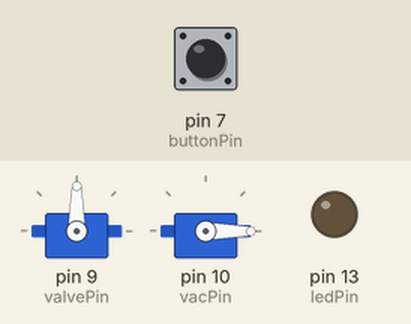
Recording of a sketch running on a simulated Arduino Uno, built with avr-gcc and run on an emulated ATmega328P. Parts: 2 × servo, output pins drawn as LEDs (lit = HIGH). Inputs (shaded band) come from the test bench; at power-on: pin 7 (buttonPin) LOW.

Above: at 1.2 s.
1.3 s: pin 7 (buttonPin) pulled HIGH for 0.15 s
At 3.7 s:
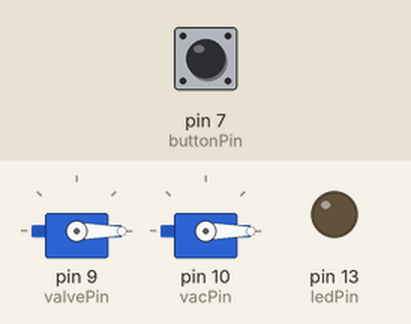
4.0 s: pin 7 (buttonPin) pulled HIGH for 1 s
At 5.0 s:
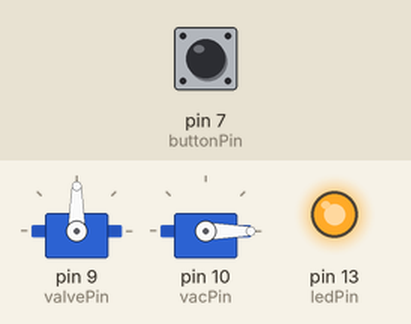
6.7 s: pin 7 (buttonPin) pulled HIGH for 3.2 s
At 7.2 s:
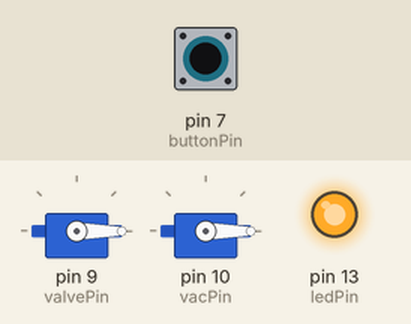
Timing chart, 0 to 11.8 s (numbered marks = the images above; inputs shaded):
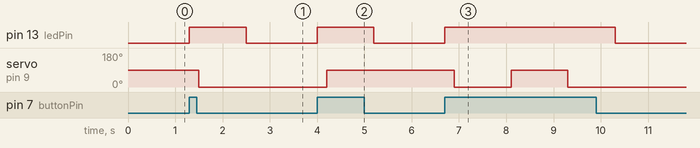

The sketch:

servo.ino
```cpp
/************************************************/
#include <Servo.h>
/************************************************/
Servo vacuumServo; //controls the vacuum
Servo valveServo; //the servo on the valve

const int buttonPin = 7;

const int valvePin = 9;
const int vacPin = 10;

const int ledPin = 13;

const int VALVE_CLOSE_POS = 90;
const int VALVE_OPEN_POS = 0;
const int VACUUM_OFF_POS = 0;
const int VACUUM_ON_POS = 0;


bool buttonState = false; //false is not pressed
bool toggleState = false; //for logic
bool vacuumState = false; //false is off
bool valveState = false; //false is closed


/************************************************/
void setup() {
  //servo setup
  valveServo.attach(valvePin);
  valveServo.write(VALVE_CLOSE_POS); //close the valve
  vacuumServo.attach(vacPin);
  vacuumServo.write(VACUUM_OFF_POS); //make sure the vac is off

  //button setup
  pinMode(buttonPin, INPUT);


  pinMode(ledPin,OUTPUT);
}
/*************************************************/
void loop() {
  getButtonState();
  test();
  handleServos();
}

/**************************************************/


void test(){
  if(digitalRead(buttonPin) == HIGH){
    digitalWrite(ledPin, HIGH);//turn on the led
    delay(100);
  }
  else{
    digitalWrite(ledPin,LOW);//turn off the led
    delay(100);
  }
}

void getButtonState(){
  if(digitalRead(buttonPin) == HIGH){
    buttonState = true;
  }else{
    buttonState = false;
  }
}


void handleServos(){
  if(buttonState == true){
    valveState = !valveState;
    vacuumState = !vacuumState;

    if(vacuumState){
      vacuumServo.write(VACUUM_ON_POS);
      delay(100);
    }else{
      vacuumServo.write(VACUUM_OFF_POS);
      delay(100);
    }

    if(valveState){
      valveServo.write(VALVE_OPEN_POS);
      delay(1000);
    }else{
      valveServo.write(VALVE_CLOSE_POS);
      delay(1000);
    }
  }
}
```

Measured:
- after the input at 1.3 s, pin 13 (ledPin): LOW → HIGH at once, → LOW 1.2 s later; servo on pin 9 (valvePin): 90° → 0° after 0.20 s
- after the input at 4.0 s, pin 13 (ledPin): LOW → HIGH at once, → LOW 1.2 s later; servo on pin 9 (valvePin): 0° → 90° after 0.20 s
- after the input at 6.7 s, pin 13 (ledPin): LOW → HIGH at once, → LOW 3.6 s later; servo on pin 9 (valvePin): 90° → 0° after 0.20 s, → 90° 1.2 s later, → 0° 1.2 s later
